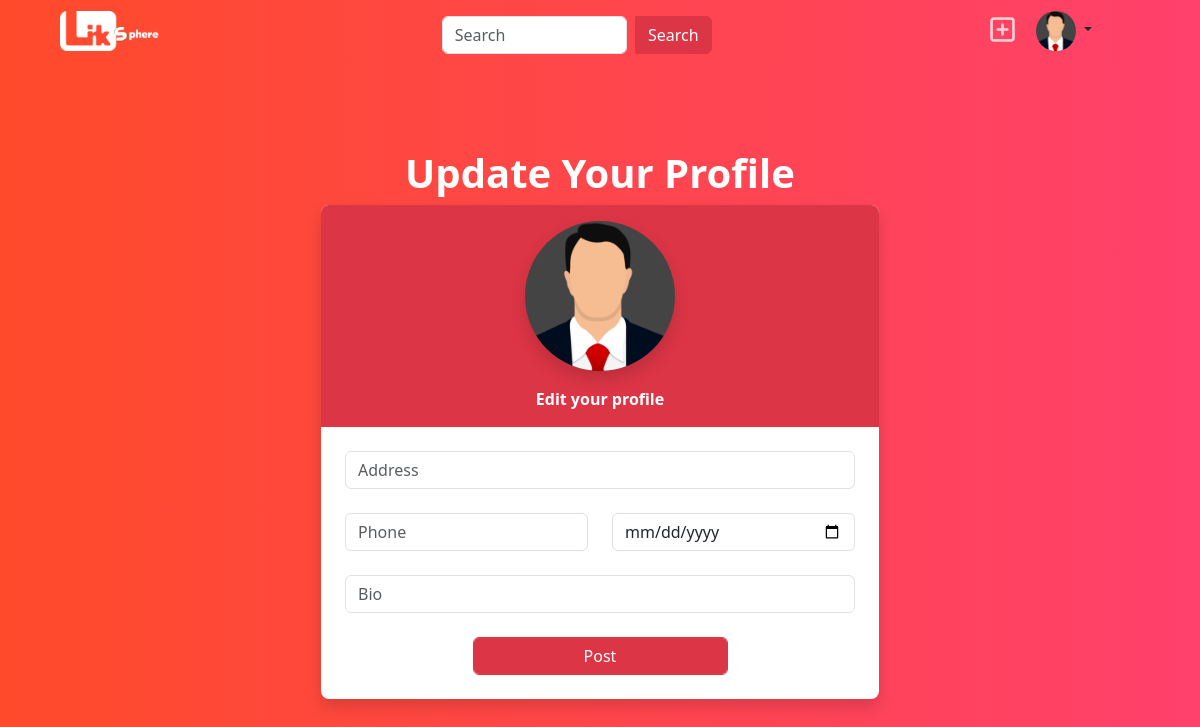
The app's page /profile/2/change/ (signed in), older data.
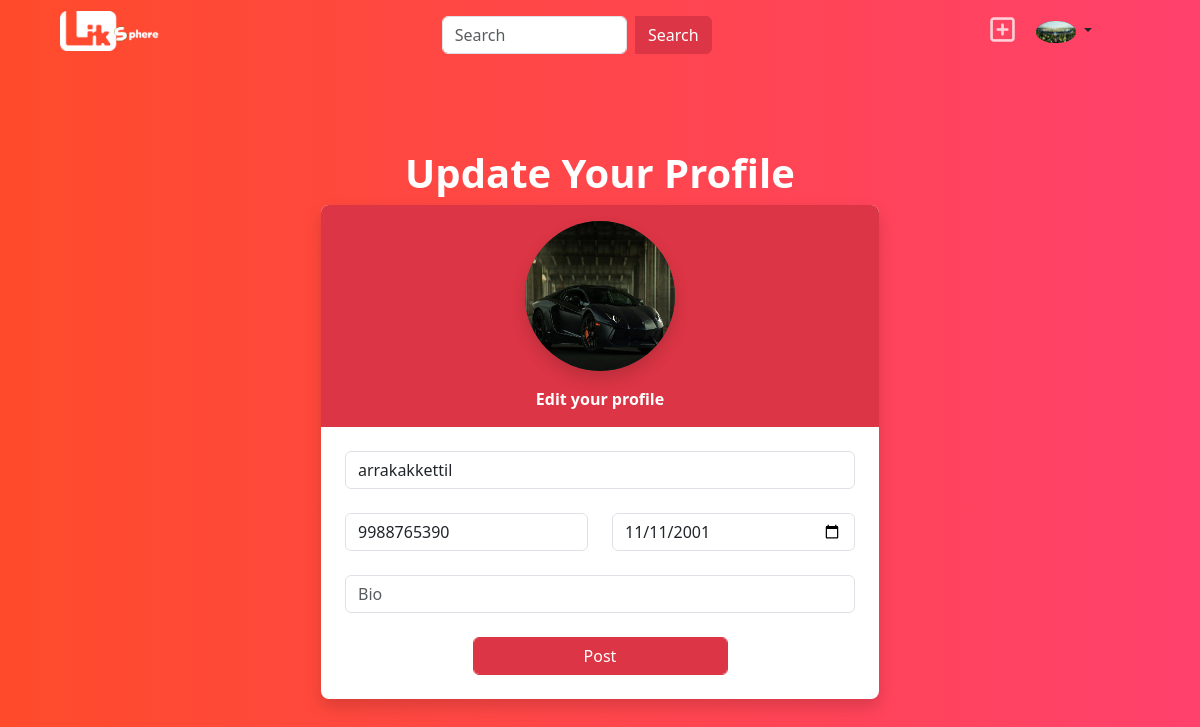
The same page, newer data.
### socialapp/models.py (models this page shows, shortened)
class UserProfile(models.Model):
    user=models.OneToOneField(User,on_delete=models.CASCADE,related_name="profile",null=True)
    address=models.CharField(max_length=200,null=True)
    phone=models.CharField(max_length=200,null=True)
    profile_pic=models.ImageField(upload_to="profile_pics",null=True,blank=True)
    DOB=models.DateField(null=False,blank=False)
    Bio=models.CharField(max_length=200,null=True,blank=False)
    following=models.ManyToManyField("self",related_name="followed_by",symmetrical=False,null=True)
    block=models.ManyToManyField("self",related_name="blocked",symmetrical=False,null=True)

### socialapp/views.py (the view, shortened to what this page needs)
# urls.py: path('profile/<int:pk>/change/',views.ProfileUpdateView.as_view(), name='profile-edit'),
@method_decorator(decs,name="dispatch")
class ProfileUpdateView(UpdateView):
    model = UserProfile
    template_name = "profile_edit.html"
    form_class = UserProfileForm

### socialapp/forms.py
class UserProfileForm(forms.ModelForm):
    Bio = forms.CharField(required=False,widget=forms.Textarea(attrs={'rows': 4, 'cols': 15}))
    class Meta:
        model=UserProfile
        exclude=("user","following","block")
        widgets={
            "DOB":forms.DateInput(attrs={"class":"form-control","type":"date"})
        }
        required = ['profile_pic', 'address', 'phone','Bio']

### socialapp/templates/profile_edit.html (shortened to what this page needs)
{%extends 'base.html'%}
{%load static%}
{%block body_block%}
<head>
    <link href="https://cdn.jsdelivr.net/npm/bootstrap@5.3.2/dist/css/bootstrap.min.css" rel="stylesheet">
    <link rel="stylesheet" href="{%static 'social_app/css/profile_edit.css'%}">
</head>
<body style="background: #FF416C;
background: -webkit-linear-gradient(to right, #FF4B2B, #FF416C);
background: linear-gradient(to right, #FF4B2B, #FF416C);">
    <div class="vh-100 container d-flex flex-column justify-content-center align-items-center">
        <div>
            <h1 class="text-white fw-bold mt-5">Update Your Profile</h1>
        </div>
        <form action="" method="post" enctype="multipart/form-data" class="border-0 rounded-3 form-control p-0 w-50 shadow">
            <div class="text-center bg-danger rounded-top-3 rounded-bottom-0 pb-3">
                <label for="fileToUpload">
                    <div class="p-3">
                        {% if form.profile_pic.value %}
                        <img class="profile-small profile-pic shadow" src="{{ form.profile_pic.value.url }}" alt="Avatar" style="border-radius: 50%; background-color: rgb(68, 68, 68);">
                        {% else %}
                        <img class="profile-small profile-pic shadow" src="{% static 'social_app/images/profilepic.png' %}" alt="Avatar" style="border-radius: 50%; background-color: rgb(68, 68, 68);">
                        {% endif %}
                    </div>
                </label>
                <div class="text-white fw-bold">
                    Edit your profile
                </div>
            </div>
            <div class="p-4">
                <div class="mb-4">
                    <input type="text" name="address" value="{{ form.address.value }}" class="form-control" placeholder="Address">
                </div>
                <div class="row">
                    <div class="mb-4 col-md-6">
                        <input type="number" name="phone" value="{{ form.phone.value }}" class="form-control" placeholder="Phone">
                    </div>
                    <div class="mb-4 col-md-6">
                        {{ form.DOB }}
                    </div>
                </div>
                <div class="mb-4">
                    <input type="text" name="bio" value="{{ form.Bio.value }}" class="form-control" placeholder="Bio">
                </div>
                <div class="text-center">
                    <button type="submit" class="btn btn-danger form-control w-50">Post</button>
                </div>
            </div>
        </form>
    </div>
    {%endblock%}

### socialapp/templates/base.html (shortened to what this page needs)
<!DOCTYPE html>
{%load static%}
<html lang="en">
<head>
    <link href="https://cdn.jsdelivr.net/npm/bootstrap@5.3.2/dist/css/bootstrap.min.css" rel="stylesheet">
    <link rel="stylesheet" href="https://cdnjs.cloudflare.com/ajax/libs/font-awesome/6.5.1/css/all.min.css"/>
    <link rel="stylesheet" href="{%static 'social_app/css/index.css'%}">
</head>
<body>
    <nav class="navbar fixed-top  p-0" style="	background: #FF416C;
	background: -webkit-linear-gradient(to right, #FF4B2B, #FF416C);
	background: linear-gradient(to right, #FF4B2B, #FF416C);" >
        <div class="container-fluid">
          <a class="navbar-brand" href="#">
            <img src="{%static 'social_app/images/linkspherena.png'%}" alt="Logo" width="100" height="h-auto" class="ms-5">
          </a>
            <div class="container mt-3 w-50 mb-2">
                <div class="row justify-content-center">
                <div class="col-lg-6">
                    <form class="d-flex">
                    <input class="form-control me-2" type="search" placeholder="Search" aria-label="Search">
                    <button class="btn btn-danger rounded-start-0" type="submit">Search</button>
                    </form>
                </div>
                </div>
            </div>
            <button class="btn" data-bs-toggle="modal" data-bs-target="#exampleModal">
                <i class="fa-regular fa-square-plus me-2 fs-3 text-white opacity-75"></i>
            </button>
        <div class="dropdown nav-item mr-lg-4" style="margin-right: 6em;">
            <a href="#" data-toggle="dropdown" class="nav-link dropdown-toggle">
                {%if request.user.profile.profile_pic%}
                    <img class="profile-small" src="{{request.user.profile.profile_pic.url}}" alt="Avatar">
                {%else%}
                    <img class="profile-small" src="{%static 'social_app/images/profilepic.png'%}" alt="Avatar">
                {%endif%}
            </a>
        </div>
    </nav>
    {%block body_block%}
    {%endblock%}

Row changes from the older to the newer data that the page shows:
changed UserProfile: address (not shown) → "arrakakkettil"; phone (not shown) → "9988765390"; DOB (not shown) → "11/11/2001"
